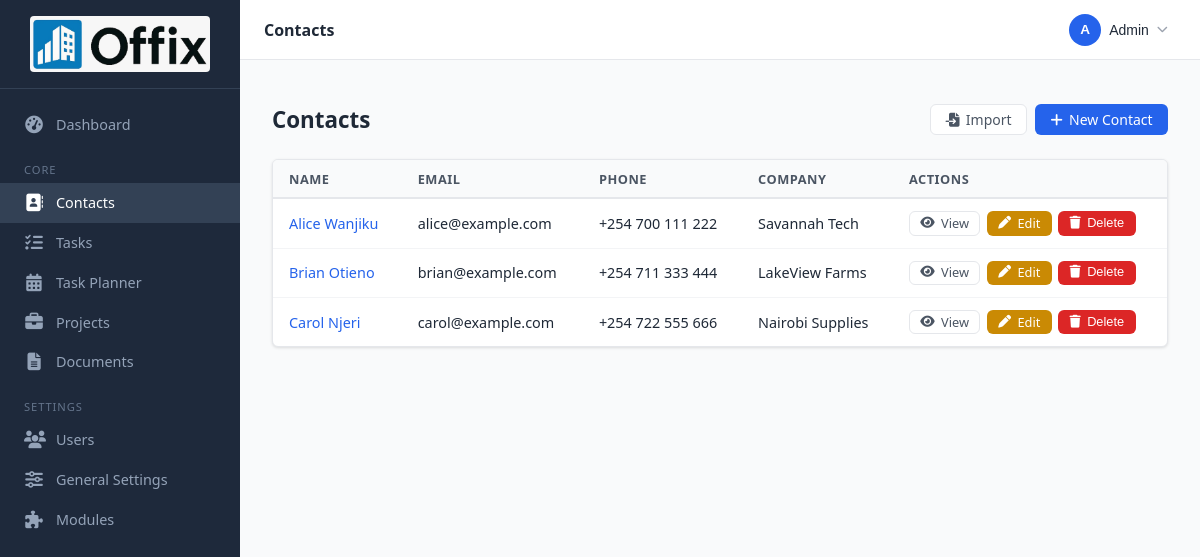
Screenshot of /contacts (signed in) with the database file from the repository.
### tables this page shows
CREATE TABLE `contacts` (
  `id` int(10) unsigned NOT NULL AUTO_INCREMENT,
  `name` varchar(150) NOT NULL,
  `email` varchar(255) DEFAULT NULL,
  `phone` varchar(50) DEFAULT NULL,
  `company` varchar(150) DEFAULT NULL,
  `notes` text DEFAULT NULL,
  `address1` varchar(255) DEFAULT NULL,
  `address2` varchar(255) DEFAULT NULL,
  `city` varchar(100) DEFAULT NULL,
  `state` varchar(100) DEFAULT NULL,
  `zip` varchar(20) DEFAULT NULL,
  `country` varchar(100) DEFAULT NULL,
  `created_at` timestamp NOT NULL DEFAULT current_timestamp(),
  `updated_at` timestamp NOT NULL DEFAULT current_timestamp() ON UPDATE current_timestamp(),
  PRIMARY KEY (`id`),
  UNIQUE KEY `uq_contacts_email` (`email`)
);

### app/controllers/ContactController.php (called while the page is built, shortened)
<?php
class ContactController extends Controller
{
    private Contact $model;
    public function __construct()
    {
        $this->model = new Contact();
    }
    public function index(): void
    {
        $contacts = $this->model->all();
        $this->render('contacts.index', [
            'pageTitle' => __('contacts.title'),
            'contacts'  => $contacts,
        ]);
    }
}

### public/index.php (called while the page is built, shortened)
<?php
spl_autoload_register(function (string $class): void {
    $prefixMap = [
        'App\\Core\\'                => APP_PATH . '/core/',
        'App\\Controllers\\'         => APP_PATH . '/controllers/',
        'App\\Models\\'              => APP_PATH . '/models/',
        'App\\Modules\\Invoicing\\'  => ROOT_PATH . '/app/modules/invoicing/',
        'App\\Modules\\ItPlanning\\' => ROOT_PATH . '/app/modules/it_planning/',
    ];
    foreach ($prefixMap as $prefix => $baseDir) {
        if (str_starts_with($class, $prefix)) {
            $file = $baseDir . str_replace('\\', '/', substr($class, strlen($prefix))) . '.php';
            return;
        }
    }
});
require APP_PATH . '/core/helpers.php';
$router = new Router();
$router->dispatch($_SERVER['REQUEST_METHOD'], $_SERVER['REQUEST_URI']);

### app/core/Lang.php (called while the page is built, shortened)
<?php
class Lang
{
    private static array  $strings = [];
    private static array $folderMap = [
        'en-US' => 'en',
        'de-CH' => 'de_CH',
    ];
    public static function get(string $key, array $replace = []): string
    {
        $text = self::$strings[$key] ?? $key;
        return $text;
    }
    private static function load(string $locale): void
    {
        $folder = self::$folderMap[$locale] ?? 'en';
        $file   = ROOT_PATH . '/lang/' . $folder . '/app.php';
        if (file_exists($file)) {
            self::$strings = array_merge(self::$strings, require $file);
        }
    }
}

### app/core/helpers.php (called while the page is built, shortened)
<?php
function __(string $key, array $replace = []): string
{
    return Lang::get($key, $replace);
}

### app/core/Database.php (called while the page is built, shortened)
<?php
class Database
{
    private static ?PDO $instance = null;
    public static function getInstance(): PDO
    {
        if (self::$instance === null) {
            $config = require ROOT_PATH . '/config/database.php';
            $dsn = "mysql:host={$config['host']};dbname={$config['dbname']};charset={$config['charset']}";
            try {
                self::$instance = new PDO($dsn, $config['username'], $config['password'], [
                    PDO::ATTR_ERRMODE            => PDO::ERRMODE_EXCEPTION,
                    PDO::ATTR_DEFAULT_FETCH_MODE => PDO::FETCH_ASSOC,
                    PDO::ATTR_EMULATE_PREPARES   => false,
                ]);
            } catch (PDOException $e) {
                error_log('DB connection failed: ' . $e->getMessage());
                die('Database connection error. Please check your configuration.');
            }
        }
        return self::$instance;
    }
}

### app/core/Model.php (called while the page is built, shortened)
<?php
abstract class Model
{
    protected PDO $db;
    public function __construct()
    {
        $this->db = Database::getInstance();
    }
    protected function query(string $sql, array $params = []): array
    {
        $stmt = $this->db->prepare($sql);
        $stmt->execute($params);
        return $stmt->fetchAll();
    }
}

### app/models/Contact.php (called while the page is built, shortened)
<?php
class Contact extends Model
{
    private string $table = 'contacts';
    public function all(): array
    {
        return $this->query("SELECT * FROM {$this->table} ORDER BY name ASC");
    }
}

### app/views/contacts/index.php (the view)
<div class="page-header">
    <h1 class="page-title"><?= __('contacts.title') ?></h1>
    <div style="display:flex; gap:.5rem;">
        <a href="/contacts/import" class="btn btn-secondary"><i class="fa-solid fa-file-import"></i> <?= __('contacts.import') ?></a>
        <a href="/contacts/create" class="btn btn-primary"><i class="fa-solid fa-plus"></i> <?= __('contacts.new') ?></a>
    </div>
</div>
<div class="card">
    <?php if (empty($contacts)): ?>
        <div class="empty-state">
            <i class="fa-solid fa-address-book empty-icon"></i>
            <p><?= __('contacts.empty') ?></p>
            <a href="/contacts/create" class="btn btn-primary"><?= __('contacts.new') ?></a>
        </div>
    <?php else: ?>
        <div class="table-wrap">
            <table>
                <thead>
                    <tr>
                        <th><?= __('label.name') ?></th>
                        <th><?= __('label.email') ?></th>
                        <th><?= __('label.phone') ?></th>
                        <th><?= __('label.company') ?></th>
                        <th><?= __('label.actions') ?></th>
                    </tr>
                </thead>
                <tbody>
                    <?php foreach ($contacts as $c): ?>
                    <tr>
                        <td><a href="/contacts/<?= $c['id'] ?>"><?= htmlspecialchars($c['name']) ?></a></td>
                        <td><?= htmlspecialchars($c['email'] ?? '—') ?></td>
                        <td><?= htmlspecialchars($c['phone'] ?? '—') ?></td>
                        <td><?= htmlspecialchars($c['company'] ?? '—') ?></td>
                        <td>
                            <div class="actions">
                                <a href="/contacts/<?= $c['id'] ?>" class="btn btn-sm btn-secondary">
                                    <i class="fa-solid fa-eye"></i> <?= __('action.view') ?>
                                </a>
                                <a href="/contacts/<?= $c['id'] ?>/edit" class="btn btn-sm btn-warning">
                                    <i class="fa-solid fa-pen"></i> <?= __('action.edit') ?>
                                </a>
                                <button class="btn btn-sm btn-danger" data-confirm-delete="true" data-action="/contacts/<?= $c['id'] ?>/delete">
                                    <i class="fa-solid fa-trash"></i> <?= __('action.delete') ?>
                                </button>
                            </div>
                        </td>
                    </tr>
                    <?php endforeach; ?>
                </tbody>
            </table>
        </div>
    <?php endif; ?>
</div>

### app/core/Router.php (shortened to what this page needs)
<?php
class Router
{
    private array $routes = [];
    private function addRoute(string $method, string $pattern, string|callable $handler, string $action): void
    {
        $this->routes[] = [
            'method'  => $method,
            'pattern' => $pattern,
            'handler' => $handler,
            'action'  => $action,
        ];
    }
    public function dispatch(string $method, string $uri): void
    {
        $uri = strtok($uri, '?');
        $uri = '/' . trim($uri, '/');
        foreach ($this->routes as $route) {
            if ($route['method'] !== strtoupper($method)) continue;
            $params = [];
            if ($this->matches($route['pattern'], $uri, $params)) {
                $this->call($route['handler'], $route['action'], $params);
                return;
            }
        }
    }
    private function matches(string $pattern, string $uri, array &$params): bool
    {
        $regex = preg_replace('/\{([a-zA-Z_]+)\}/', '(?P<$1>[^/]+)', $pattern);
        $regex = '#^' . $regex . '$#';
        if (preg_match($regex, $uri, $matches)) {
            return true;
        }
        return false;
    }
    private function call(string|callable $handler, string $action, array $params): void
    {
        $controller = new $handler();
        call_user_func_array([$controller, $action], $params);
    }
}

### public/css/app.css (style rules this page uses)
*, *::before, *::after { box-sizing: border-box; margin: 0; padding: 0; }
:root { --brand: #2563eb; --brand-dark: #1d4ed8; --brand-light: #eff6ff; --success: #16a34a; --warning: #ca8a04; --danger: #dc2626; --gray-50: #f9fafb; --gray-100: #f3f4f6; --gray-200: #e5e7eb; --gray-400: #9ca3af; --gray-600: #4b5563; --gray-800: #1f2937; --sidebar-w: 240px; --header-h: 60px; --radius: 6px; --shadow: 0 1px 3px rgba(0,0,0,.12); --font: 'Segoe UI', system-ui, sans-serif; }
html { font-size: 16px; }
body { font-family: var(--font); color: var(--gray-800); background: var(--gray-50); min-height: 100vh; display: flex; }
a { color: var(--brand); text-decoration: none; }
.page-header { display: flex; align-items: center; justify-content: space-between; margin-bottom: 1.5rem; flex-wrap: wrap; gap: .75rem; }
.page-title { font-size: 1.4rem; font-weight: 700; color: var(--gray-800); }
.card { background: #fff; border-radius: var(--radius); border: 1px solid var(--gray-200); box-shadow: var(--shadow); overflow: hidden; }
.table-wrap { overflow-x: auto; }
table { width: 100%; border-collapse: collapse; font-size: .9rem; }
thead th { background: var(--gray-50); border-bottom: 2px solid var(--gray-200); padding: .6rem 1rem; text-align: left; font-weight: 600; white-space: nowrap; color: var(--gray-600); font-size: .8rem; text-transform: uppercase; letter-spacing: .04em; }
tbody td { padding: .75rem 1rem; border-bottom: 1px solid var(--gray-100); vertical-align: middle; }
tbody tr:last-child td { border-bottom: none; }
.actions { display: flex; gap: .4rem; flex-wrap: wrap; }
.btn { display: inline-flex; align-items: center; gap: .4rem; padding: .45rem .9rem; border-radius: var(--radius); font-size: .875rem; font-weight: 500; cursor: pointer; border: 1px solid transparent; transition: background .15s, border-color .15s, color .15s; text-decoration: none; line-height: 1; }
.btn-primary { background: var(--brand); color: #fff; }
.btn-warning { background: var(--warning); color: #fff; }
.btn-danger { background: var(--danger); color: #fff; }
.btn-secondary { background: #fff; color: var(--gray-600); border-color: var(--gray-200); }
.btn-sm { padding: .3rem .65rem; font-size: .8rem; }

### rows the page displays
contacts: name "Alice Wanjiku", email "alice@example.com", phone "+254 700 111 222", company "Savannah Tech"
contacts: name "Brian Otieno", email "brian@example.com", phone "+254 711 333 444", company "LakeView Farms"
contacts: name "Carol Njeri", email "carol@example.com", phone "+254 722 555 666", company "Nairobi Supplies"
